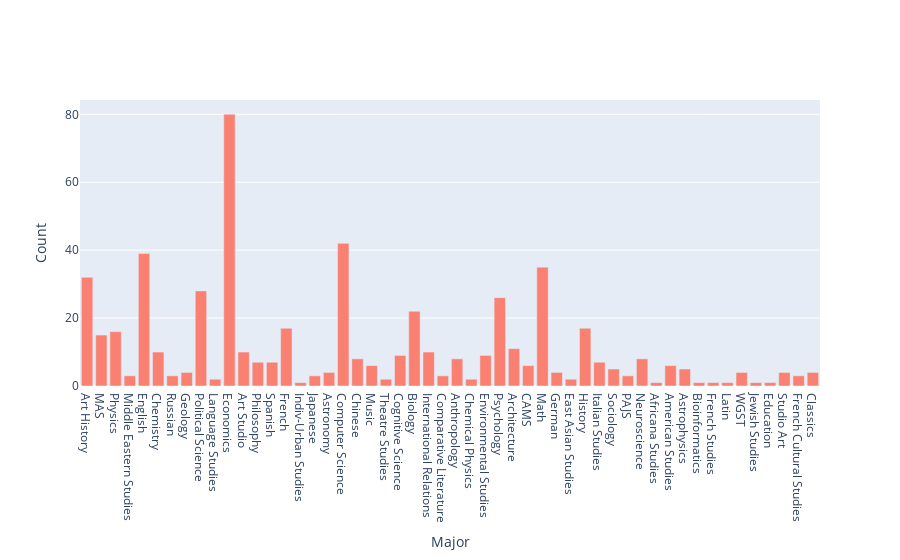

Notebook code for this chart:
### Code cell
major =[key for key in allMajorDict.keys()]
amount = [amt for amt in allMajorDict.values()]

fig = go.Figure([go.Bar(x=major, y=amount, marker_color='salmon')])
fig.update_layout(xaxis=dict(title='Major', tickmode='linear'), yaxis = dict(title = 'Count'))
fig.show()

### Figure 1 — Plotly figure (JSON) as saved in the notebook; plotly's stock layout.template omitted (floating-point values rounded to 4 significant figures)
{"data": [{"marker": {"color": "salmon"}, "type": "bar", "x": ["Art History", "MAS", "Physics", "Middle Eastern Studies", "English", "Chemistry", "Russian", "Geology", "Political Science", "Language Studies", "Economics", "Art Studio", "Philosophy", "Spanish", "French", "Indiv-Urban Studies", "Japanese", "Astronomy", "Computer Science", "Chinese", "Music", "Theatre Studies", "Cognitive Science", "Biology", "International Relations", "Comparative Literature", "Anthropology", "Chemical Physics", "Environmental Studies", "Psychology", "Architecture", "CAMS", "Math", "German", "East Asian Studies", "History", "Italian Studies", "Sociology", "PAJS", "Neuroscience", "Africana Studies", "American Studies", "Astrophysics", "Bioinformatics", "French Studies", "Latin", "WGST", "Jewish Studies", "Education", "Studio Art", "French Cultural Studies", "Classics"], "y": [32, 15, 16, 3, 39, 10, 3, 4, 28, 2, 80, 10, 7, 7, 17, 1, 3, 4, 42, 8, 6, 2, 9, 22, 10, 3, 8, 2, 9, 26, 11, 6, 35, 4, 2, 17, 7, 5, 3, 8, 1, 6, 5, 1, 1, 1, 4, 1, 1, 4, 3, 4]}], "layout": {"xaxis": {"tickmode": "linear", "title": {"text": "Major"}}, "yaxis": {"title": {"text": "Count"}}}}
